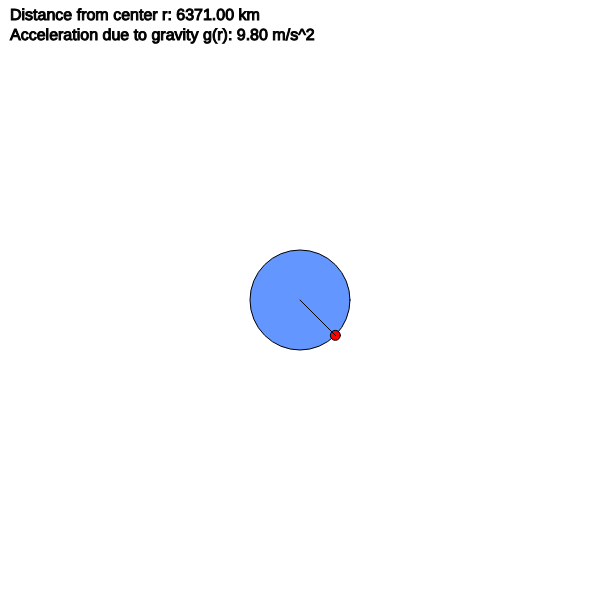
Frame 1 (no input)
Frame 60 (no input): identical to frame 1, image omitted
Frame 120 (the mouse pressed at the canvas centre since frame 60): identical to frame 1, image omitted

The p5.js sketch that drew this single still picture (run headless with seeded random() and noise() and a simulated clock; from frame 60 on, the mouse is pressed at the canvas centre):

// p5.js sketch
// ── sketch.js
 let earthRadius = 50;  // Earth radius in pixels (representing 5 cm)
let centerX, centerY;  // Center of the Earth on canvas
let g0 = 9.8;          // Acceleration due to gravity at Earth's surface (m/s^2)
let R = 6371;          // Radius of Earth in km (real-world units)
let pointX, pointY;    // Position of the movable point
let dragging = false;  // To track if the point is being dragged

function setup() {
  createCanvas(600, 600);
  centerX = width / 2;
  centerY = height / 2;
  
  // Initialize the point to be at Earth's surface
  let angle = PI / 4;  // Start at a 45 degree angle for visualization
  pointX = centerX + earthRadius * cos(angle);
  pointY = centerY + earthRadius * sin(angle);
}

function draw() {
  background(255);
  
  // Draw Earth as a sphere
  fill(100, 150, 255);
  ellipse(centerX, centerY, 2 * earthRadius, 2 * earthRadius);
  
  // Calculate distance r from center of Earth
  let r = dist(centerX, centerY, pointX, pointY);
  
  // Calculate gravity based on distance r
  let g = calculateGravity(r);
  
  // Draw movable point
  fill(255, 0, 0);
  ellipse(pointX, pointY, 10, 10);  // Point representing the object
  
  // Draw a line connecting the center of Earth to the point
  stroke(0);
  line(centerX, centerY, pointX, pointY);
  
  // Display information
  fill(0);
  textSize(16);
  let realR = r * R / earthRadius;  // Convert pixel distance to real-world km
  text("Distance from center r: " + nf(realR, 1, 2) + " km", 10, 20);
  text("Acceleration due to gravity g(r): " + nf(g, 1, 2) + " m/s^2", 10, 40);
}

// Function to calculate gravity based on distance r from center
function calculateGravity(r) {
  let realR = r * R / earthRadius;  // Convert pixel distance to real distance in km
  
  if (realR < R) {
    // Inside Earth
    return g0 * realR / R;
  } else {
    // Outside Earth
    return g0 * (R * R) / (realR * realR);
  }
}

// Function to detect if the mouse is pressed near the movable point
function mousePressed() {
  let d = dist(mouseX, mouseY, pointX, pointY);
  if (d < 10) {
    dragging = true;
  }
}

// Function to drag the point
function mouseDragged() {
  if (dragging) {
    pointX = mouseX;
    pointY = mouseY;
    
    // Limit the point to move within a certain range
    let r = dist(centerX, centerY, pointX, pointY);
    if (r > width / 2) {
      let angle = atan2(mouseY - centerY, mouseX - centerX);
      pointX = centerX + (width / 2) * cos(angle);
      pointY = centerY + (width / 2) * sin(angle);
    }
  }
}

// Function to stop dragging
function mouseReleased() {
  dragging = false;
}
